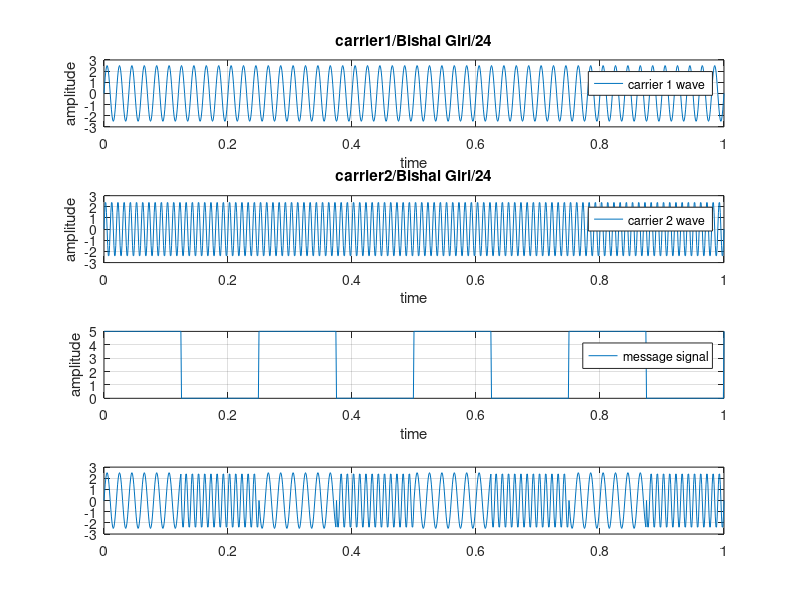

MATLAB code for this plot:
clc;
clear all;
close all;
Amp = 5;
fp = 4;
fc1=50
fc2=100;
t = 0 : 0.001: 1;
c1 = Amp/2.*sin(2*pi*fc1*t);
c2 = Amp/2.*sin(2*pi*fc2*t);
subplot(4, 1, 1);
plot(t,c1);
grid on;
xlabel('time');
ylabel('amplitude');
title('carrier1/Bishal Giri/24');
legend("carrier 1 wave");
subplot(4, 1, 2);
plot(t,c2);
grid on;
xlabel('time');
ylabel('amplitude');
title('carrier2/Bishal Giri/24');
legend("carrier 2 wave");
m = Amp/2.*square(2*pi*fp*t)+(Amp/2); subplot(4,1,3);
plot(t,m);
grid on;
xlabel('time');
ylabel('amplitude');
legend("message signal");
for i=0:1000
if m(i+1)==0
a(i+1)=c2(i+1);
else
a(i+1)=c1(i+1);
end
end
subplot(4,1,4);
plot(t,a);
grid on;
 
